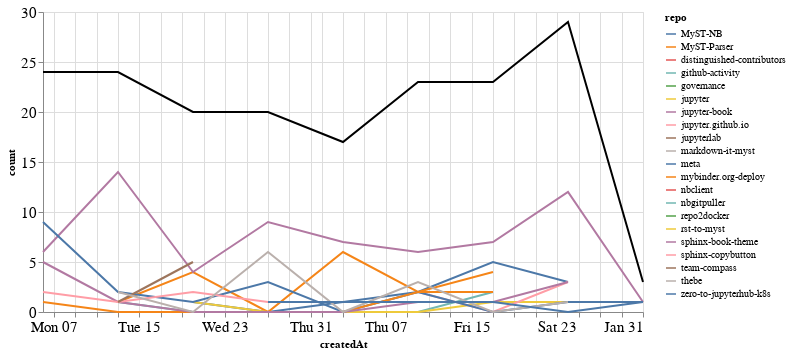

Here is the notebook cell this chart was saved with:
### Markdown cell above
### Comments

### Code cell
comments_time = comments.groupby('repo').resample('W', on='createdAt').count()['author'].reset_index()
comments_time = comments_time.rename(columns={'author': 'count'})
comments_time_total = comments_time.groupby('createdAt').agg({"count": "sum"}).reset_index()
ch1 = alt.Chart(comments_time, width=600).mark_line().encode(
    x='createdAt',
    y='count',
    color='repo',
    tooltip="repo"
)

ch2 = alt.Chart(comments_time_total, width=600).mark_line(color="black").encode(
    x='createdAt',
    y='count',
)

ch1 + ch2

### Figure 1 — Vega-Lite specification as saved in the notebook (floating-point values rounded to 4 significant figures)
{"config": {"axisLeft": {"labelFontSize": 15}, "axisBottom": {"labelFontSize": 15}}, "layer": [{"data": {"name": "data-0f46b623c1f3dfc707a3b0f61a72fa3c"}, "mark": "line", "encoding": {"color": {"type": "nominal", "field": "repo"}, "tooltip": {"type": "nominal", "field": "repo"}, "x": {"type": "temporal", "field": "createdAt"}, "y": {"type": "quantitative", "field": "count"}}, "width": 600}, {"data": {"name": "data-db23214ef9a10298a454014515eb085b"}, "mark": {"type": "line", "color": "black"}, "encoding": {"x": {"type": "temporal", "field": "createdAt"}, "y": {"type": "quantitative", "field": "count"}}, "width": 600}], "$schema": "https://vega.github.io/schema/vega-lite/v4.8.1.json", "datasets": {"data-0f46b623c1f3dfc707a3b0f61a72fa3c": [{"repo": "MyST-NB", "createdAt": "2020-12-20T00:00:00", "count": 1}, {"repo": "MyST-NB", "createdAt": "2020-12-27T00:00:00", "count": 0}, {"repo": "MyST-NB", "createdAt": "2021-01-03T00:00:00", "count": 1}, {"repo": "MyST-NB", "createdAt": "2021-01-10T00:00:00", "count": 2}, {"repo": "MyST-NB", "createdAt": "2021-01-17T00:00:00", "count": 5}, {"repo": "MyST-NB", "createdAt": "2021-01-24T00:00:00", "count": 3}, {"repo": "MyST-Parser", "createdAt": "2020-12-13T00:00:00", "count": 1}, {"repo": "MyST-Parser", "createdAt": "2020-12-20T00:00:00", "count": 4}, {"repo": "MyST-Parser", "createdAt": "2020-12-27T00:00:00", "count": 0}, {"repo": "MyST-Parser", "createdAt": "2021-01-03T00:00:00", "count": 6}, {"repo": "MyST-Parser", "createdAt": "2021-01-10T00:00:00", "count": 2}, {"repo": "MyST-Parser", "createdAt": "2021-01-17T00:00:00", "count": 4}, {"repo": "distinguished-contributors", "createdAt": "2020-12-20T00:00:00", "count": 1}, {"repo": "github-activity", "createdAt": "2020-12-13T00:00:00", "count": 1}, {"repo": "github-activity", "createdAt": "2020-12-20T00:00:00", "count": 0}, {"repo": "github-activity", "createdAt": "2020-12-27T00:00:00", "count": 0}, {"repo": "github-activity", "createdAt": "2021-01-03T00:00:00", "count": 0}, {"repo": "github-activity", "createdAt": "2021-01-10T00:00:00", "count": 0}, {"repo": "github-activity", "createdAt": "2021-01-17T00:00:00", "count": 2}, {"repo": "governance", "createdAt": "2021-01-24T00:00:00", "count": 1}, {"repo": "jupyter", "createdAt": "2020-12-20T00:00:00", "count": 1}, {"repo": "jupyter", "createdAt": "2020-12-27T00:00:00", "count": 0}, {"repo": "jupyter", "createdAt": "2021-01-03T00:00:00", "count": 0}, {"repo": "jupyter", "createdAt": "2021-01-10T00:00:00", "count": 0}, {"repo": "jupyter", "createdAt": "2021-01-17T00:00:00", "count": 1}, {"repo": "jupyter", "createdAt": "2021-01-24T00:00:00", "count": 1}, {"repo": "jupyter-book", "createdAt": "2020-12-06T00:00:00", "count": 6}, {"repo": "jupyter-book", "createdAt": "2020-12-13T00:00:00", "count": 14}, {"repo": "jupyter-book", "createdAt": "2020-12-20T00:00:00", "count": 4}, {"repo": "jupyter-book", "createdAt": "2020-12-27T00:00:00", "count": 9}, {"repo": "jupyter-book", "createdAt": "2021-01-03T00:00:00", "count": 7}, {"repo": "jupyter-book", "createdAt": "2021-01-10T00:00:00", "count": 6}, {"repo": "jupyter-book", "createdAt": "2021-01-17T00:00:00", "count": 7}, {"repo": "jupyter-book", "createdAt": "2021-01-24T00:00:00", "count": 12}, {"repo": "jupyter-book", "createdAt": "2021-01-31T00:00:00", "count": 1}, {"repo": "jupyter.github.io", "createdAt": "2021-01-10T00:00:00", "count": 2}, {"repo": "jupyter.github.io", "createdAt": "2021-01-17T00:00:00", "count": 0}, {"repo": "jupyter.github.io", "createdAt": "2021-01-24T00:00:00", "count": 3}, {"repo": "jupyterlab", "createdAt": "2020-12-20T00:00:00", "count": 1}, {"repo": "markdown-it-myst", "createdAt": "2020-12-06T00:00:00", "count": 1}, {"repo": "meta", "createdAt": "2020-12-06T00:00:00", "count": 9}, {"repo": "meta", "createdAt": "2020-12-13T00:00:00", "count": 2}, {"repo": "meta", "createdAt": "2020-12-20T00:00:00", "count": 1}, {"repo": "meta", "createdAt": "2020-12-27T00:00:00", "count": 3}, {"repo": "meta", "createdAt": "2021-01-03T00:00:00", "count": 0}, {"repo": "meta", "createdAt": "2021-01-10T00:00:00", "count": 2}, {"repo": "meta", "createdAt": "2021-01-17T00:00:00", "count": 0}, {"repo": "meta", "createdAt": "2021-01-24T00:00:00", "count": 1}, {"repo": "meta", "createdAt": "2021-01-31T00:00:00", "count": 1}, {"repo": "mybinder.org-deploy", "createdAt": "2020-12-06T00:00:00", "count": 1}, {"repo": "mybinder.org-deploy", "createdAt": "2020-12-13T00:00:00", "count": 0}, {"repo": "mybinder.org-deploy", "createdAt": "2020-12-20T00:00:00", "count": 0}, {"repo": "mybinder.org-deploy", "createdAt": "2020-12-27T00:00:00", "count": 0}, {"repo": "mybinder.org-deploy", "createdAt": "2021-01-03T00:00:00", "count": 0}, {"repo": "mybinder.org-deploy", "createdAt": "2021-01-10T00:00:00", "count": 2}, {"repo": "mybinder.org-deploy", "createdAt": "2021-01-17T00:00:00", "count": 2}, {"repo": "nbclient", "createdAt": "2020-12-13T00:00:00", "count": 1}, {"repo": "nbgitpuller", "createdAt": "2021-01-10T00:00:00", "count": 2}, {"repo": "repo2docker", "createdAt": "2021-01-24T00:00:00", "count": 4}, {"repo": "rst-to-myst", "createdAt": "2021-01-03T00:00:00", "count": 1}, {"repo": "sphinx-book-theme", "createdAt": "2020-12-06T00:00:00", "count": 5}, {"repo": "sphinx-book-theme", "createdAt": "2020-12-13T00:00:00", "count": 1}, {"repo": "sphinx-book-theme", "createdAt": "2020-12-20T00:00:00", "count": 0}, {"repo": "sphinx-book-theme", "createdAt": "2020-12-27T00:00:00", "count": 0}, {"repo": "sphinx-book-theme", "createdAt": "2021-01-03T00:00:00", "count": 0}, {"repo": "sphinx-book-theme", "createdAt": "2021-01-10T00:00:00", "count": 1}, {"repo": "sphinx-book-theme", "createdAt": "2021-01-17T00:00:00", "count": 1}, {"repo": "sphinx-book-theme", "createdAt": "2021-01-24T00:00:00", "count": 3}, {"repo": "sphinx-copybutton", "createdAt": "2020-12-06T00:00:00", "count": 2}, {"repo": "sphinx-copybutton", "createdAt": "2020-12-13T00:00:00", "count": 1}, {"repo": "sphinx-copybutton", "createdAt": "2020-12-20T00:00:00", "count": 2}, {"repo": "sphinx-copybutton", "createdAt": "2020-12-27T00:00:00", "count": 1}, {"repo": "sphinx-copybutton", "createdAt": "2021-01-03T00:00:00", "count": 1}, {"repo": "team-compass", "createdAt": "2020-12-13T00:00:00", "count": 1}, {"repo": "team-compass", "createdAt": "2020-12-20T00:00:00", "count": 5}, {"repo": "thebe", "createdAt": "2020-12-13T00:00:00", "count": 2}, {"repo": "thebe", "createdAt": "2020-12-20T00:00:00", "count": 0}, {"repo": "thebe", "createdAt": "2020-12-27T00:00:00", "count": 6}, {"repo": "thebe", "createdAt": "2021-01-03T00:00:00", "count": 0}, {"repo": "thebe", "createdAt": "2021-01-10T00:00:00", "count": 3}, {"repo": "thebe", "createdAt": "2021-01-17T00:00:00", "count": 0}, {"repo": "thebe", "createdAt": "2021-01-24T00:00:00", "count": 1}, {"repo": "zero-to-jupyterhub-k8s", "createdAt": "2020-12-27T00:00:00", "count": 1}, {"repo": "zero-to-jupyterhub-k8s", "createdAt": "2021-01-03T00:00:00", "count": 1}, {"repo": "zero-to-jupyterhub-k8s", "createdAt": "2021-01-10T00:00:00", "count": 1}, {"repo": "zero-to-jupyterhub-k8s", "createdAt": "2021-01-17T00:00:00", "count": 1}, {"repo": "zero-to-jupyterhub-k8s", "createdAt": "2021-01-24T00:00:00", "count": 0}, {"repo": "zero-to-jupyterhub-k8s", "createdAt": "2021-01-31T00:00:00", "count": 1}], "data-db23214ef9a10298a454014515eb085b": [{"createdAt": "2020-12-06T00:00:00", "count": 24}, {"createdAt": "2020-12-13T00:00:00", "count": 24}, {"createdAt": "2020-12-20T00:00:00", "count": 20}, {"createdAt": "2020-12-27T00:00:00", "count": 20}, {"createdAt": "2021-01-03T00:00:00", "count": 17}, {"createdAt": "2021-01-10T00:00:00", "count": 23}, {"createdAt": "2021-01-17T00:00:00", "count": 23}, {"createdAt": "2021-01-24T00:00:00", "count": 29}, {"createdAt": "2021-01-31T00:00:00", "count": 3}]}}
